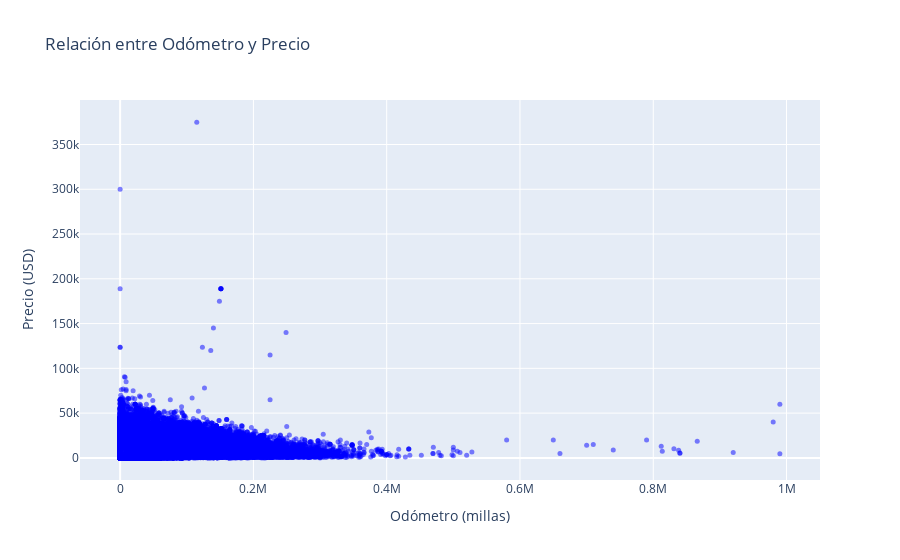

This figure's notebook cell:
### Code cell
#Grafico de dispersion de relacion entre odometro y precio
fig7 = go.Figure()
fig7.add_trace(go.Scatter(x=df_vehicles['odometer'],
                            y=df_vehicles['price'],
                            mode='markers',
                            marker=dict(size=5, color='blue', opacity=0.5)))
fig7.update_layout(title='Relación entre Odómetro y Precio',
                     xaxis_title='Odómetro (millas)',
                     yaxis_title='Precio (USD)')
#mostramos el grafico
fig7.show()

### Figure 1 — Plotly figure (JSON) as saved in the notebook; plotly's stock layout.template omitted (floating-point values rounded to 4 significant figures; data arrays with more than 128 entries replaced by an {"elided": "..."} marker saying what was removed)
{"data": [{"marker": {"color": "blue", "opacity": 0.5, "size": 5}, "mode": "markers", "type": "scatter", "x": {"elided": "47906 float values"}, "y": {"elided": "47906 float values"}}], "layout": {"title": {"text": "Relación entre Odómetro y Precio"}, "xaxis": {"title": {"text": "Odómetro (millas)"}}, "yaxis": {"title": {"text": "Precio (USD)"}}}}
